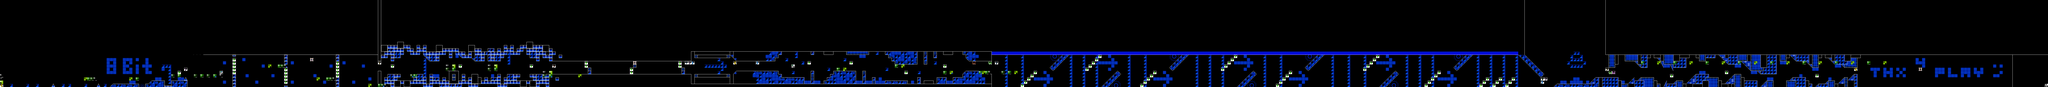

Tiled map render using the project's own tile images. Description and the map definition, with tile-layer contents summarised, below:
An orthogonal 634x27 tile map with 16x16 px tiles, 2 tile layers (SP, ...), 2 tilesets, 2 image layers.

<map version="1.10" tiledversion="1.11.2" orientation="orthogonal" renderorder="right-down" width="634" height="27" tilewidth="16" tileheight="16" infinite="0" nextlayerid="5" nextobjectid="1">
 <editorsettings>
  <chunksize width="16" height="27" />
  <export target="../LEVELS/LEVEL DATA/lvlset_A/retray.csv" format="csv" />
 </editorsettings>
 <tileset firstgid="1" name="famidash" tilewidth="16" tileheight="16" tilecount="256" columns="16">
  <image source="../../../GRAPHICS/famidash.bmp" width="256" height="256" />
 </tileset>
 <tileset firstgid="257" name="sprites" tilewidth="16" tileheight="16" tilecount="256" columns="16">
  <image source="../../../GRAPHICS/sprites.png" width="256" height="256" />
 </tileset>
 <imagelayer id="3" name="Image Layer 1" parallaxx="0.9" parallaxy="0.9" repeatx="1" repeaty="1">
  <image source="../../../GRAPHICS/Old/parallax Blue.bmp" width="144" height="72" />
 </imagelayer>
 <imagelayer id="4" name="Image Layer 2" offsetx="0" offsety="432" repeatx="1">
  <image source="../../../GRAPHICS/ground.bmp" width="64" height="128" />
 </imagelayer>
 <layer id="1" width="634" height="27">
  <data>[17118 cells, 17118 non-empty, 76 distinct tile ids]</data>
 </layer>
 <layer id="2" name="SP" width="634" height="27">
  <data>[17118 cells, 173 non-empty, 26 distinct tile ids]</data>
 </layer>
</map>
